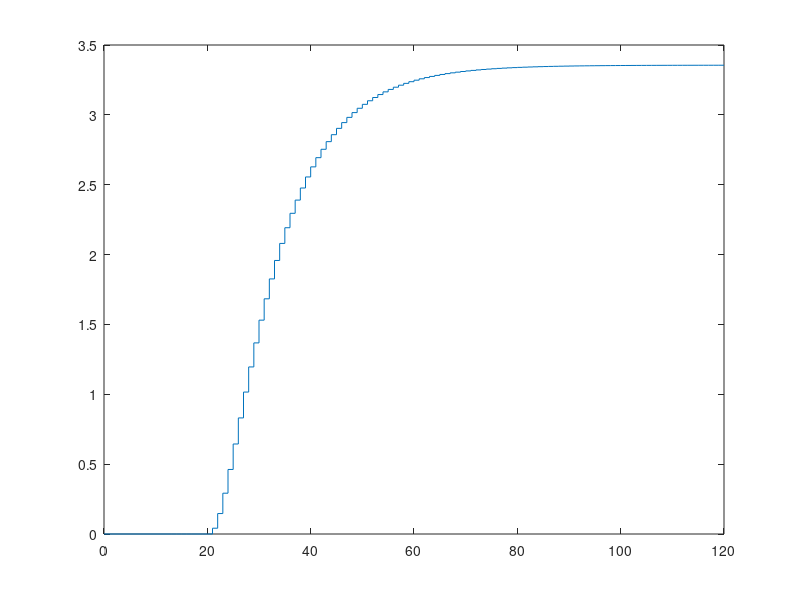

This figure's MATLAB source:
c12 = 0.03641;
c11 = 0.04144;
b2 = -0.6782;
b1 = 1.655;


kk = 120;


y = zeros(kk);
u = zeros(kk);
k_table = zeros(kk);

u(1:9) = 0;
u(10:kk) = 1;
y(1:12) = 0;

for k=13:kk
    y(k) = y(k-2)*b2 + y(k-1)*b1 + u(k-12)*c12 + u(k-11)*c11;
    k_table(k) = k;
end


figure;
stairs(k_table, y);

